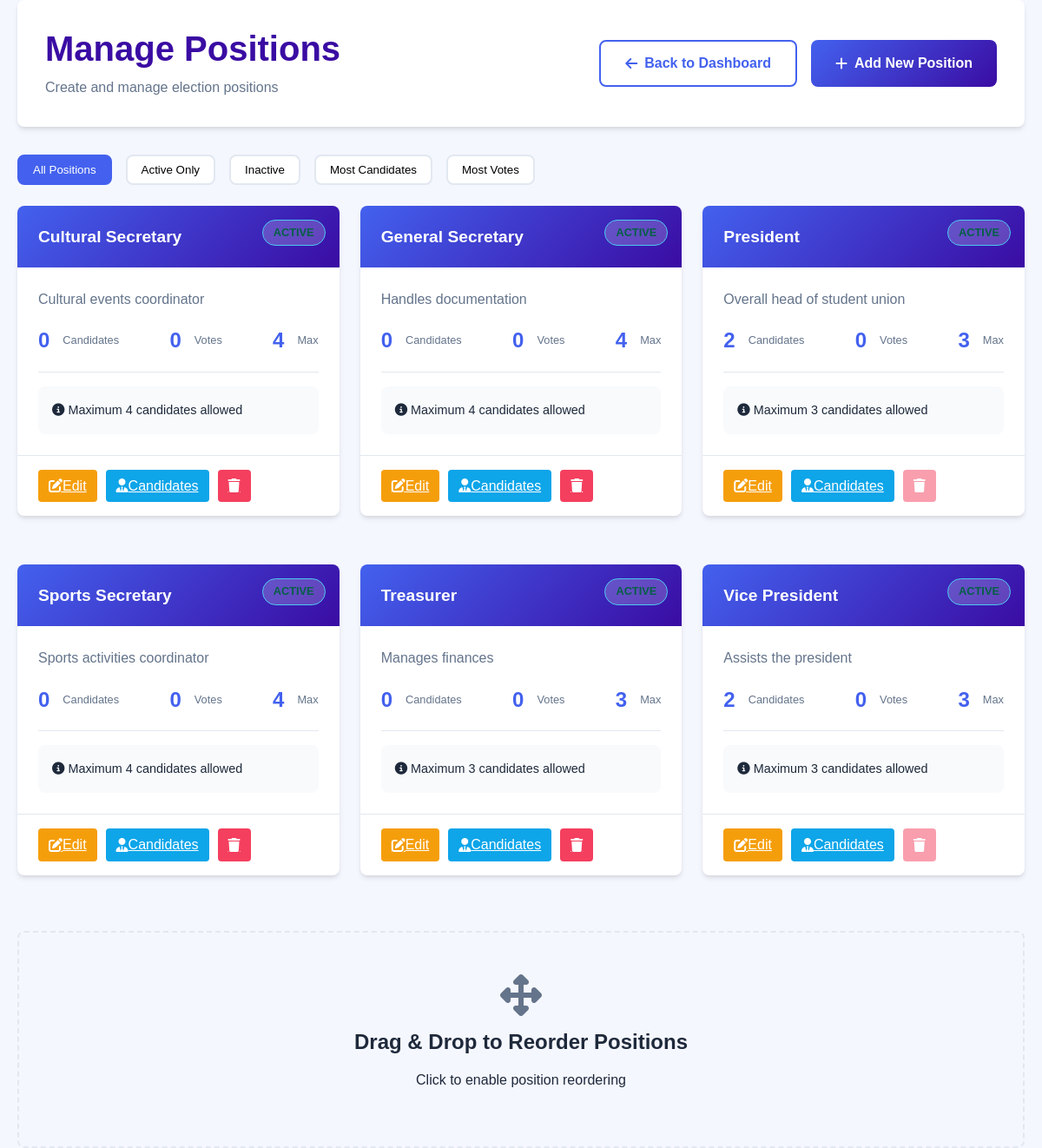
The page /admin/manage_positions.php (signed in) on the database its author committed.
### tables this page shows
CREATE TABLE positions (
    id INT PRIMARY KEY AUTO_INCREMENT,
    title VARCHAR(100) NOT NULL,
    description TEXT,
    max_candidates INT DEFAULT 3,
    is_active BOOLEAN DEFAULT 1,
    created_at TIMESTAMP DEFAULT CURRENT_TIMESTAMP
);

### admin/manage_positions.php (the view, shortened to what this page needs)
<?php
require_once '../includes/config.php';
$action = $_GET['action'] ?? 'list';
$sql = "SELECT p.*,
               (SELECT COUNT(*) FROM candidates c WHERE c.position_id = p.id AND c.is_active = 1) as candidate_count,
               (SELECT COUNT(*) FROM votes v WHERE v.position_id = p.id) as vote_count
        FROM positions p
        ORDER BY p.is_active DESC, p.title";
$stmt = $pdo->prepare($sql);
$stmt->execute();
$positions = $stmt->fetchAll();
?>
<!DOCTYPE html>
<html lang="en">
<head>
    <link rel="stylesheet" href="../assets/css/style.css">
    <link rel="stylesheet" href="https://cdnjs.cloudflare.com/ajax/libs/font-awesome/6.4.0/css/all.min.css">
</head>
<body>
    <div class="admin-dashboard">
        <div class="container">
            <div class="dashboard-header">
                <div class="user-info">
                    <h2>Manage Positions</h2>
                    <p>Create and manage election positions</p>
                </div>
                <div class="user-actions">
                    <a href="dashboard.php" class="btn btn-outline">
                        <i class="fas fa-arrow-left"></i> Back to Dashboard
                    </a>
                    <?php if ($action === 'list'): ?>
                    <a href="?action=add" class="btn btn-primary">
                        <i class="fas fa-plus"></i> Add New Position
                    </a>
                    <?php endif; ?>
                </div>
            </div>
            <?php if ($action === 'list'): ?>
            <div class="sort-options">
                <button class="sort-btn active" onclick="sortPositions('all')">All Positions</button>
                <button class="sort-btn" onclick="sortPositions('active')">Active Only</button>
                <button class="sort-btn" onclick="sortPositions('inactive')">Inactive</button>
                <button class="sort-btn" onclick="sortPositions('candidates')">Most Candidates</button>
                <button class="sort-btn" onclick="sortPositions('votes')">Most Votes</button>
            </div>
            <div class="position-card-grid" id="positionsGrid">
                <?php if (empty($positions)): ?>
                <div style="grid-column: 1 / -1; text-align: center; padding: 3rem; color: var(--gray);">
                    <i class="fas fa-briefcase" style="font-size: 2rem; margin-bottom: 1rem; display: block;"></i>
                    No positions found. <a href="?action=add">Create the first position</a>
                </div>
                <?php else: ?>
                <?php foreach ($positions as $pos): ?>
                <div class="position-card" data-active="<?php echo $pos['is_active']; ?>"
                     data-candidates="<?php echo $pos['candidate_count']; ?>"
                     data-votes="<?php echo $pos['vote_count']; ?>">
                    <div class="position-card-header">
                        <h3><?php echo htmlspecialchars($pos['title']); ?></h3>
                        <div class="position-status <?php echo $pos['is_active'] ? 'status-active' : 'status-inactive'; ?>">
                            <?php echo $pos['is_active'] ? 'ACTIVE' : 'INACTIVE'; ?>
                        </div>
                    </div>
                    <div class="position-card-body">
                        <?php if (!empty($pos['description'])): ?>
                        <p style="color: var(--gray); margin-bottom: 1rem;">
                            <?php echo htmlspecialchars(substr($pos['description'], 0, 100)); ?>
                        </p>
                        <?php endif; ?>
                        <div class="position-stats">
                            <div class="stat-item">
                                <div class="stat-number"><?php echo $pos['candidate_count']; ?></div>
                                <div class="stat-label">Candidates</div>
                            </div>
                            <div class="stat-item">
                                <div class="stat-number"><?php echo $pos['vote_count']; ?></div>
                                <div class="stat-label">Votes</div>
                            </div>
                            <div class="stat-item">
                                <div class="stat-number"><?php echo $pos['max_candidates']; ?></div>
                                <div class="stat-label">Max</div>
                            </div>
                        </div>
                        <div class="max-candidates">
                            <i class="fas fa-info-circle"></i>
                            Maximum <?php echo $pos['max_candidates']; ?> candidates allowed
                        </div>
                    </div>
                    <div class="position-card-footer">
                        <a href="?action=edit&id=<?php echo $pos['id']; ?>"
                           class="btn-action btn-edit" title="Edit">
                            <i class="fas fa-edit"></i> Edit
                        </a>
                        <a href="manage_candidates.php?position=<?php echo $pos['id']; ?>"
                           class="btn-action btn-view" title="View Candidates">
                            <i class="fas fa-user-tie"></i> Candidates
                        </a>
                        <?php if ($pos['candidate_count'] == 0): ?>
                        <a href="?delete=1&id=<?php echo $pos['id']; ?>"
                           class="btn-action btn-delete"
                           title="Delete"
                           onclick="return confirm('Are you sure you want to delete this position?')">
                            <i class="fas fa-trash"></i>
                        </a>
                        <?php else: ?>
                        <span class="btn-action btn-delete disabled" title="Cannot delete - has candidates">
                            <i class="fas fa-trash"></i>
                        </span>
                        <?php endif; ?>
                    </div>
                </div>
                <?php endforeach; ?>
                <?php endif; ?>
            </div>
            <div class="drag-drop-area" onclick="toggleReorder()" id="reorderArea">
                <i class="fas fa-arrows-alt"></i>
                <h3>Drag & Drop to Reorder Positions</h3>
                <p>Click to enable position reordering</p>
            </div>
            <?php endif; ?>
        </div>
    </div>
</body>
</html>

### Assets/css/style.css (style rules this page uses)
* { margin: 0; padding: 0; box-sizing: border-box; }
:root { --primary: #4361ee; --primary-dark: #3a0ca3; --primary-light: #4cc9f0; --secondary: #7209b7; --success: #4ade80; --danger: #f43f5e; --warning: #f59e0b; --info: #0ea5e9; --light: #f8f9fa; --dark: #1e293b; --gray: #64748b; --gray-light: #e2e8f0; --shadow: 0 4px 6px -1px rgba(0, 0, 0, 0.1), 0 2px 4px -1px rgba(0, 0, 0, 0.06); --shadow-lg: 0 10px 15px -3px rgba(0, 0, 0, 0.1), 0 4px 6px -2px rgba(0, 0, 0, 0.05); --radius: 8px; --transition: all 0.3s ease; }
body { font-family: 'Poppins', sans-serif; line-height: 1.6; color: var(--dark); background-color: #f5f7ff; }
.container { width: 100%; max-width: 1200px; margin: 0 auto; padding: 0 20px; }
h1, h2, h3, h4 { font-weight: 600; line-height: 1.2; }
h2 { font-size: 2.5rem; margin-bottom: 1.5rem; }
h3 { font-size: 1.5rem; margin-bottom: 1rem; }
p { margin-bottom: 1rem; }
.btn { display: inline-flex; align-items: center; gap: 8px; padding: 12px 28px; border-radius: var(--radius); font-weight: 600; text-decoration: none; cursor: pointer; border: none; transition: var(--transition); font-size: 1rem; }
.btn-primary { background: linear-gradient(135deg, var(--primary), var(--primary-dark)); color: white; }
.btn-outline { background: transparent; border: 2px solid var(--primary); color: var(--primary); }
.form-control, .form-select, .form-check-input, .btn, .year-option, .password-toggle, .back-link, .form-link { transition: all 0.2s ease; }
.status-active { background-color: rgba(76, 201, 240, 0.2); color: var(--primary-light); border: 1px solid var(--primary-light); }
.stat-item { display: flex; align-items: center; gap: 15px; }
.position-card { background: white; border-radius: var(--radius); overflow: hidden; box-shadow: var(--shadow); transition: var(--transition); }
.dashboard-header { background: white; padding: 2rem; border-radius: var(--radius); box-shadow: var(--shadow); margin-bottom: 2rem; display: flex; justify-content: space-between; align-items: center; flex-wrap: wrap; gap: 1rem; }
.user-info h2 { color: var(--primary-dark); margin-bottom: 0.5rem; }
.user-info p { color: var(--gray); margin: 0; }
.user-actions { display: flex; gap: 1rem; flex-wrap: wrap; }
.position-card { margin-bottom: 2rem; }
.status-active { background-color: #d1fae5; color: #065f46; }
.btn-action { padding: 6px 12px; border: none; border-radius: 4px; cursor: pointer; font-weight: 500; transition: var(--transition); display: inline-flex; align-items: center; justify-content: center; min-width: 36px; min-height: 36px; }
.btn-edit { background-color: var(--warning); color: white; }
.btn-delete { background-color: var(--danger); color: white; }
.btn-view { background-color: var(--info); color: white; }
.btn-action.disabled { opacity: 0.5; cursor: not-allowed; }

### rows shown on the page
positions: title "Cultural Secretary", is_active "ACTIVE", description "Cultural events coordinator", candidate_count "0", vote_count "0", max_candidates "4"
positions: title "General Secretary", is_active "ACTIVE", description "Handles documentation", candidate_count "0", vote_count "0", max_candidates "4"
positions: title "President", is_active "ACTIVE", description "Overall head of student union", candidate_count "2", vote_count "0", max_candidates "3"
positions: title "Sports Secretary", is_active "ACTIVE", description "Sports activities coordinator", candidate_count "0", vote_count "0", max_candidates "4"
positions: title "Treasurer", is_active "ACTIVE", description "Manages finances", candidate_count "0", vote_count "0", max_candidates "3"
positions: title "Vice President", is_active "ACTIVE", description "Assists the president", candidate_count "2", vote_count "0", max_candidates "3"
